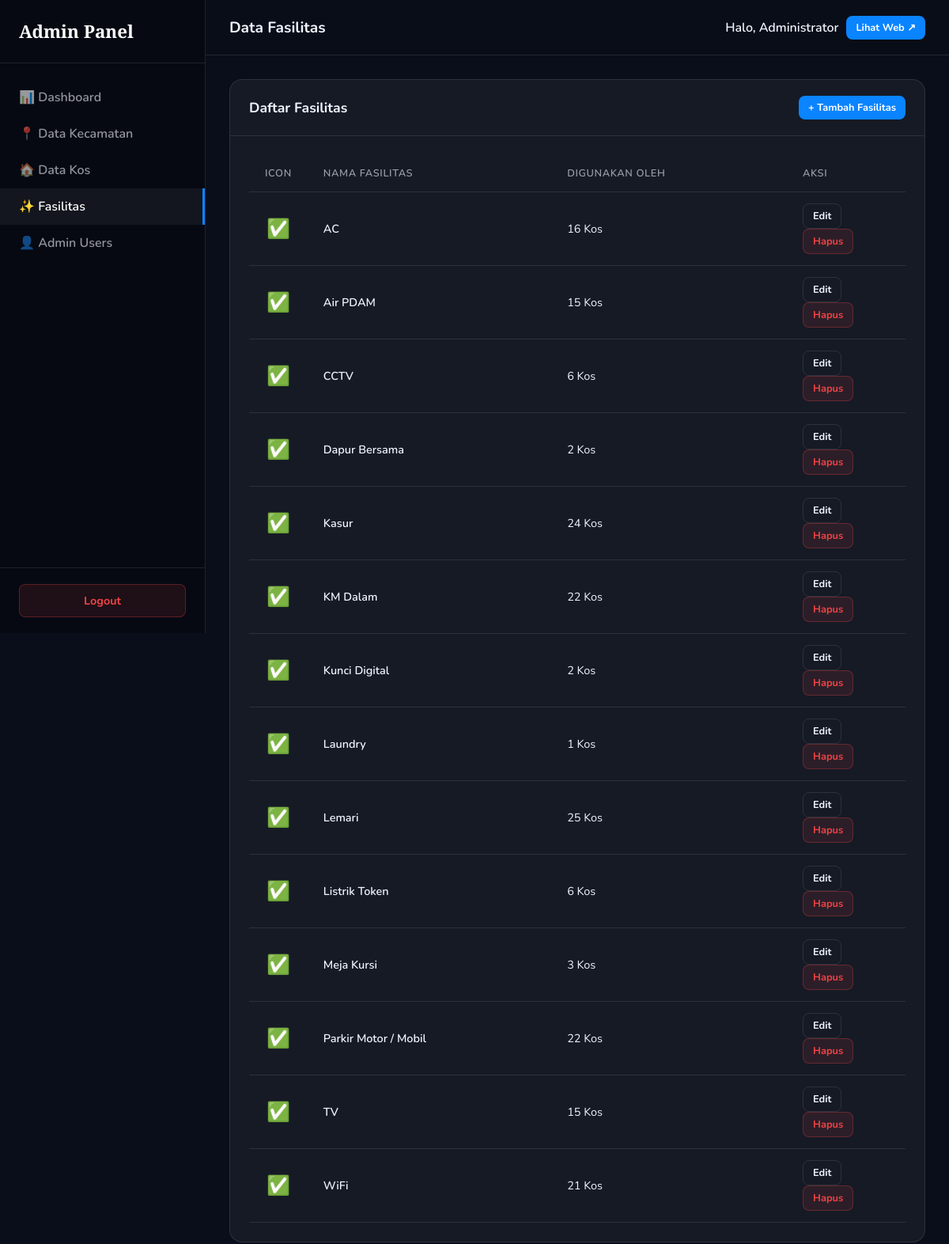
The app's page /admin/fasilitas.php (signed in) with its own data.
### tables this page shows
CREATE TABLE `fasilitas` (
  `id` int(11) NOT NULL,
  `nama` varchar(100) NOT NULL,
  `icon` varchar(10) NOT NULL
);

### admin/fasilitas.php (the view, shortened to what this page needs)
<?php
$db = getDB();
$action = $_GET['action'] ?? 'list';
include __DIR__ . '/includes/header.php';
if ($action === 'add' || $action === 'edit'):
    $fas = null;
    if ($action === 'edit' && isset($_GET['id'])) {
        $stmt = $db->prepare("SELECT * FROM fasilitas WHERE id = ?");
        $stmt->execute([$_GET['id']]);
        $fas = $stmt->fetch();
    }
?>
    <div class="card" style="max-width: 500px; margin: 0 auto;">
        <div class="card-header">
            <h4><?= $fas ? 'Edit Fasilitas' : 'Tambah Fasilitas' ?></h4>
            <a href="fasilitas.php" class="btn btn-sm" style="background:var(--glass-md);color:var(--text);border:1px solid var(--border-glass)">Batal</a>
        </div>
        <div class="card-body">
            <form method="POST" action="fasilitas.php?action=<?= $action ?>">
                <input type="hidden" name="csrf_token" value="<?= csrfToken() ?>">
                <?php if($fas): ?>
                <input type="hidden" name="id" value="<?= $fas['id'] ?>">
                <?php endif; ?>
                <div class="form-group">
                    <label class="form-label">Nama Fasilitas *</label>
                    <input type="text" name="nama" class="form-control" required value="<?= $fas ? htmlspecialchars($fas['nama']) : '' ?>" placeholder="Contoh: AC, WiFi, Kasur">
                </div>
                <div class="form-group">
                    <label class="form-label">Icon (Emoji) *</label>
                    <input type="text" name="icon" class="form-control" required value="<?= $fas ? htmlspecialchars($fas['icon']) : '' ?>" placeholder="Contoh: ❄️, 📶, 🛏️">
                </div>
                <button type="submit" class="btn btn-primary mt-3">Simpan Data</button>
            </form>
        </div>
    </div>
<?php else:  ?>
    <div class="card">
        <div class="card-header">
            <h4>Daftar Fasilitas</h4>
            <a href="fasilitas.php?action=add" class="btn btn-sm btn-primary">+ Tambah Fasilitas</a>
        </div>
        <div class="card-body">
            <div class="table-responsive">
                <table>
                    <thead>
                        <tr>
                            <th>Icon</th>
                            <th>Nama Fasilitas</th>
                            <th>Digunakan Oleh</th>
                            <th width="150">Aksi</th>
                        </tr>
                    </thead>
                    <tbody>
                        <?php
                        $fasilitas = $db->query("SELECT f.*, (SELECT COUNT(*) FROM kos_fasilitas WHERE fasilitas_id = f.id) as usage_count FROM fasilitas f ORDER BY f.nama ASC")->fetchAll();
                        foreach ($fasilitas as $f):
                        ?>
                        <tr>
                            <td style="font-size:1.5rem;text-align:center;width:60px;"><?= htmlspecialchars($f['icon']) ?></td>
                            <td style="font-weight:600"><?= htmlspecialchars($f['nama']) ?></td>
                            <td><?= $f['usage_count'] ?> Kos</td>
                            <td>
                                <a href="fasilitas.php?action=edit&id=<?= $f['id'] ?>" class="btn btn-sm" style="background:var(--glass-md);color:var(--text);border:1px solid var(--border-glass)">Edit</a>
                                <a href="fasilitas.php?action=delete&id=<?= $f['id'] ?>" class="btn btn-sm btn-danger" onclick="return confirm('Hapus fasilitas ini?');">Hapus</a>
                            </td>
                        </tr>
                        <?php endforeach; ?>
                    </tbody>
                </table>
            </div>
        </div>
    </div>
<?php endif; ?>
<?php include __DIR__ . '/includes/footer.php'; ?>

### admin/assets/admin.css (style rules this page uses)
:root { --bg-main: #0a0e1a; --bg-card: rgba(255, 255, 255, 0.05); --border-glass: rgba(255, 255, 255, 0.1); --border-focus: rgba(130, 207, 255, 0.5); --text-main: #f0f4ff; --text-muted: rgba(240, 244, 255, 0.6); --accent: #0a84ff; --accent-hover: #006ee6; --danger: #ef4444; --success: #10b981; --sidebar-w: 260px; --header-h: 70px; --r-card: 16px; --r-input: 8px; --shadow-main: 0 8px 30px rgba(0,0,0,0.4); }
* { box-sizing: border-box; margin: 0; padding: 0; }
body { font-family: 'Nunito', sans-serif; background: var(--bg-main); color: var(--text-main); display: flex; min-height: 100vh; }
.btn { display: inline-flex; align-items: center; justify-content: center; gap: 8px; padding: 10px 20px; border-radius: var(--r-input); font-weight: 700; cursor: pointer; transition: all 0.2s; border: none; font-family: 'Nunito', sans-serif; text-decoration: none; font-size: 0.9rem; }
.btn-primary { background: var(--accent); color: #fff; }
.btn-danger { background: rgba(239, 68, 68, 0.1); color: var(--danger); border: 1px solid rgba(239, 68, 68, 0.3); }
.btn-sm { padding: 6px 12px; font-size: 0.8rem; }
.card { background: var(--bg-card); border: 1px solid var(--border-glass); border-radius: var(--r-card); margin-bottom: 24px; overflow: hidden; }
.card-header { padding: 20px 24px; border-bottom: 1px solid var(--border-glass); display: flex; justify-content: space-between; align-items: center; }
.card-header h4 { font-size: 1.1rem; }
.card-body { padding: 24px; }
.table-responsive { overflow-x: auto; }
table { width: 100%; border-collapse: collapse; }
th, td { padding: 14px 20px; text-align: left; border-bottom: 1px solid var(--border-glass); font-size: 0.9rem; }
th { color: var(--text-muted); font-weight: 600; text-transform: uppercase; font-size: 0.8rem; letter-spacing: 0.05em; }

### records on screen
fasilitas: icon "✅", nama "AC", usage_count "16"
fasilitas: icon "✅", nama "Air PDAM", usage_count "15"
fasilitas: icon "✅", nama "CCTV", usage_count "6"
fasilitas: icon "✅", nama "Dapur Bersama", usage_count "2"
fasilitas: icon "✅", nama "Kasur", usage_count "24"
fasilitas: icon "✅", nama "KM Dalam", usage_count "22"
fasilitas: icon "✅", nama "Kunci Digital", usage_count "2"
fasilitas: icon "✅", nama "Laundry", usage_count "1"
fasilitas: icon "✅", nama "Lemari", usage_count "25"
fasilitas: icon "✅", nama "Listrik Token", usage_count "6"
fasilitas: icon "✅", nama "Meja Kursi", usage_count "3"
fasilitas: icon "✅", nama "Parkir Motor / Mobil", usage_count "22"
fasilitas: icon "✅", nama "TV", usage_count "15"
fasilitas: icon "✅", nama "WiFi", usage_count "21"

### other values on screen
$pageTitle "Data Fasilitas"
$_SESSION['admin_nama'] "Administrator"
